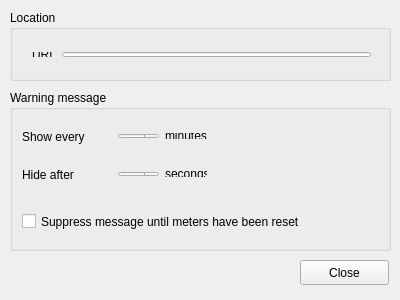
<?xml version="1.0" encoding="UTF-8"?>
<ui version="4.0">
 <class>MainWindow</class>
 <widget class="QMainWindow" name="MainWindow">
  <property name="windowModality">
   <enum>Qt::NonModal</enum>
  </property>
  <property name="geometry">
   <rect>
    <x>0</x>
    <y>0</y>
    <width>400</width>
    <height>300</height>
   </rect>
  </property>
  <property name="sizePolicy">
   <sizepolicy hsizetype="Preferred" vsizetype="Expanding">
    <horstretch>0</horstretch>
    <verstretch>0</verstretch>
   </sizepolicy>
  </property>
  <property name="minimumSize">
   <size>
    <width>400</width>
    <height>300</height>
   </size>
  </property>
  <property name="maximumSize">
   <size>
    <width>400</width>
    <height>300</height>
   </size>
  </property>
  <property name="windowTitle">
   <string>Mobile Data Usage - Preferences</string>
  </property>
  <property name="windowIcon">
   <iconset resource="mdu-notifier.qrc">
    <normaloff>:/images/ic_launcher.png</normaloff>:/images/ic_launcher.png</iconset>
  </property>
  <widget class="QWidget" name="centralWidget">
   <widget class="QPushButton" name="pushButtonClose">
    <property name="geometry">
     <rect>
      <x>300</x>
      <y>260</y>
      <width>89</width>
      <height>25</height>
     </rect>
    </property>
    <property name="text">
     <string>Close</string>
    </property>
    <property name="icon">
     <iconset resource="mdu-notifier.qrc">
      <normaloff>:/images/stock_close.png</normaloff>:/images/stock_close.png</iconset>
    </property>
   </widget>
   <widget class="QGroupBox" name="groupBox">
    <property name="geometry">
     <rect>
      <x>10</x>
      <y>10</y>
      <width>381</width>
      <height>71</height>
     </rect>
    </property>
    <property name="title">
     <string>Location</string>
    </property>
    <widget class="QWidget" name="layoutWidget1">
     <property name="geometry">
      <rect>
       <x>11</x>
       <y>31</y>
       <width>361</width>
       <height>27</height>
      </rect>
     </property>
     <layout class="QHBoxLayout" name="horizontalLayout">
      <item>
       <widget class="QLabel" name="label">
        <property name="text">
         <string>URL</string>
        </property>
       </widget>
      </item>
      <item>
       <widget class="QLineEdit" name="lineEditURL"/>
      </item>
     </layout>
    </widget>
   </widget>
   <widget class="QGroupBox" name="groupBox_2">
    <property name="geometry">
     <rect>
      <x>10</x>
      <y>90</y>
      <width>381</width>
      <height>161</height>
     </rect>
    </property>
    <property name="title">
     <string>Warning message</string>
    </property>
    <widget class="QLabel" name="label_2">
     <property name="geometry">
      <rect>
       <x>12</x>
       <y>38</y>
       <width>79</width>
       <height>17</height>
      </rect>
     </property>
     <property name="text">
      <string>Show every</string>
     </property>
    </widget>
    <widget class="QCheckBox" name="checkBoxSuppress">
     <property name="geometry">
      <rect>
       <x>12</x>
       <y>120</y>
       <width>361</width>
       <height>23</height>
      </rect>
     </property>
     <property name="text">
      <string>Suppress message until meters have been reset</string>
     </property>
    </widget>
    <widget class="QLabel" name="label_4">
     <property name="geometry">
      <rect>
       <x>12</x>
       <y>76</y>
       <width>69</width>
       <height>17</height>
      </rect>
     </property>
     <property name="text">
      <string>Hide after</string>
     </property>
    </widget>
    <widget class="QWidget" name="layoutWidget2">
     <property name="geometry">
      <rect>
       <x>97</x>
       <y>32</y>
       <width>111</width>
       <height>28</height>
      </rect>
     </property>
     <layout class="QHBoxLayout" name="horizontalLayout1">
      <item>
       <widget class="QSpinBox" name="spinBox_show"/>
      </item>
      <item>
       <widget class="QLabel" name="label_3">
        <property name="text">
         <string>minutes</string>
        </property>
       </widget>
      </item>
     </layout>
    </widget>
    <widget class="QWidget" name="layoutWidget3">
     <property name="geometry">
      <rect>
       <x>97</x>
       <y>70</y>
       <width>111</width>
       <height>28</height>
      </rect>
     </property>
     <layout class="QHBoxLayout" name="horizontalLayout2">
      <item>
       <widget class="QSpinBox" name="spinBox_hide">
        <property name="minimum">
         <number>5</number>
        </property>
       </widget>
      </item>
      <item>
       <widget class="QLabel" name="label_5">
        <property name="text">
         <string>seconds</string>
        </property>
       </widget>
      </item>
     </layout>
    </widget>
   </widget>
  </widget>
 </widget>
 <layoutdefault spacing="6" margin="11"/>
 <resources>
  <include location="mdu-notifier.qrc"/>
 </resources>
 <connections/>
</ui>
